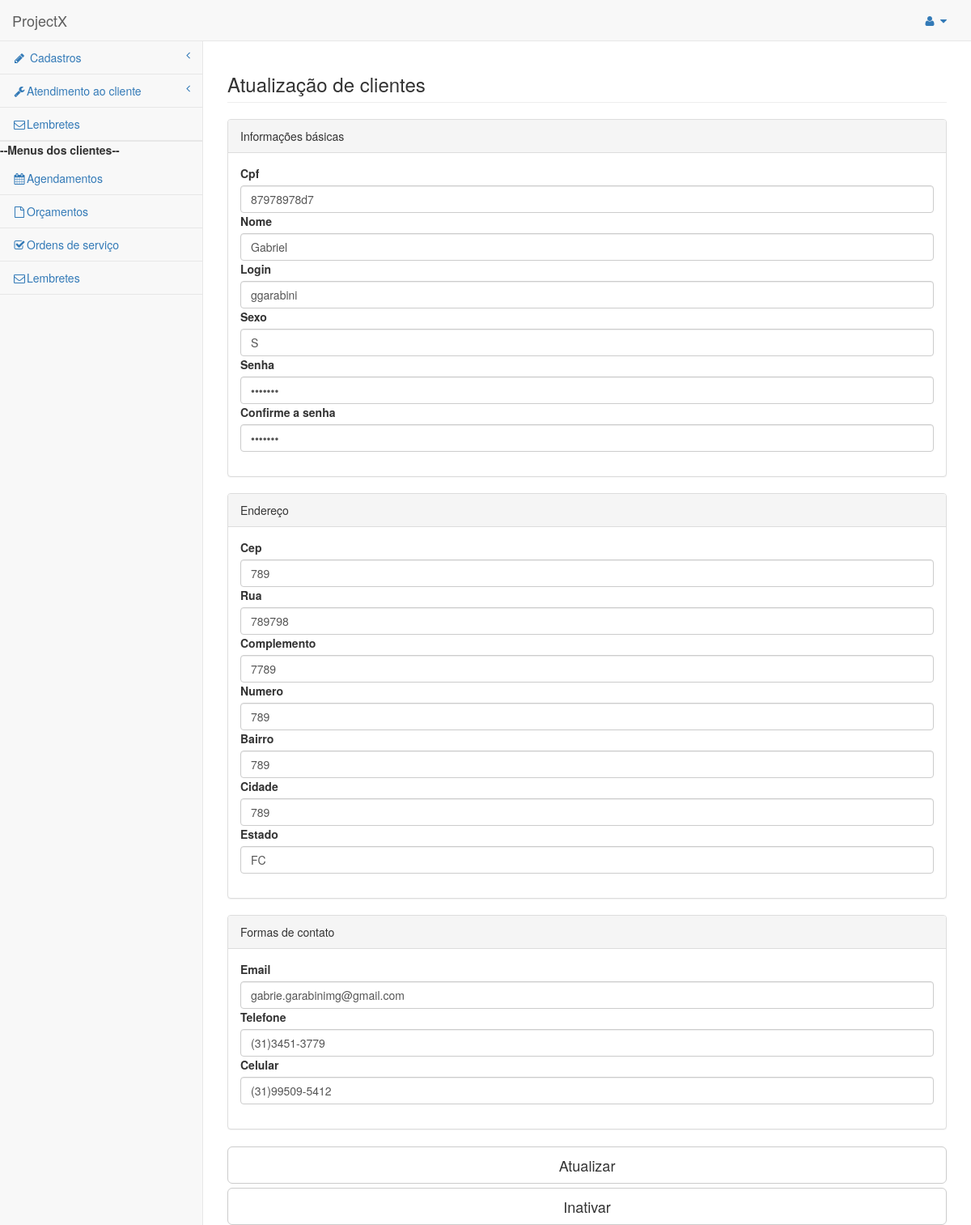
The page /pages/edit_clientes.php?id=11 on the database its author committed.
### tables this page shows
CREATE TABLE `clientes` (
  `id` int(10) UNSIGNED NOT NULL,
  `cpf` varchar(14) NOT NULL,
  `nome` varchar(120) NOT NULL,
  `login` varchar(30) NOT NULL,
  `senha` varchar(30) NOT NULL,
  `email` varchar(120) NOT NULL,
  `telefone` varchar(30) NOT NULL,
  `celular` varchar(30) NOT NULL,
  `cep` varchar(14) DEFAULT NULL,
  `endereco` varchar(60) DEFAULT NULL,
  `complemento` varchar(60) DEFAULT NULL,
  `numero` int(11) DEFAULT NULL,
  `bairro` varchar(60) DEFAULT NULL,
  `cidade` varchar(60) NOT NULL,
  `estado` char(2) NOT NULL,
  `sexo` char(1) NOT NULL,
  `status` char(1) NOT NULL DEFAULT 'A',
  `data_cadastro` datetime NOT NULL DEFAULT CURRENT_TIMESTAMP
);

### pages/edit_clientes.php (the view, shortened to what this page needs)
 <?php include 'navbar.php';
 include  "../processa/conecta.php";
 $id_cliente = $_GET['id'];
 $sql = $mysqli->prepare('select id,cpf,nome,login,senha,email,telefone,celular,cep,endereco,complemento,numero,bairro,cidade,estado,sexo,status from clientes where id=?');
$sql->bind_param('i',$id_cliente);
 $sql->execute();
 $sql->bind_result($id,$cpf,$nome,$login,$senha,$email,$telefone,$celular,$cep,$endereco,$complemento,$numero,$bairro,$cidade,$estado,$sexo,$status);
 ?>
 <div class="row">
 	<div class="col-lg-12">
 		<h3 class="page-header">Atualização de clientes</h3>
 	</div>
 </div>
 <div class="row">
<form id='cliente'>
 	<div class="col-lg-12">
 		<div class="panel panel-default">
 			<div class="panel-heading">
 				Informações básicas
 			</div>
 			<div class="panel-body">
 				<div class="row">
 					<div class="col-lg-12">
 						<div class="form-group">
 							<label>Cpf</label>
 							<input id="cpd" name="cpf" class="form-control" value=<?php echo "$cpf"?>>
 							<label>Nome</label>
 							<input id="nome" name="nome" class="form-control" value=<?php echo "$nome"?>>
 							<label>Login</label>
 							<input id="login" name="login" class="form-control" value=<?php echo "$login"?>>
 							  <label>Sexo</label>
                     		 <input id="sexo" name="sexo" class="form-control" value=<?php echo "$sexo"?>>
 							<label>Senha</label>
 							<input id="senha" name="senha" type='password' class="form-control" value=<?php echo "$senha"?>>
 							<label>Confirme a senha</label>
 							<input id="c_senha" name="c_senha" type='password' class="form-control" value=<?php echo "$senha"?>>
 						</div>
 					</div>
 				</div>
 			</div>
 		</div>
 	</div>
 	<div class="col-lg-12">
 		<div class="panel panel-default">
 			<div class="panel-heading">
 				Endereço
 			</div>
 			<div class="panel-body">
 				<div class="row">
 					<div class="col-lg-12">
 						<div class="form-group">
 							<label>Cep</label>
 							<input id="cep" name="cep" class="form-control" value=<?php echo "$cep"?>>
 							<label>Rua</label>
 							<input id="rua" name="rua" class="form-control" value=<?php echo "$endereco"?>>
 							<label>Complemento</label>
 							<input id="complemento" name="complemento" class="form-control" value=<?php echo "$complemento"?>>
 							<label>Numero</label>
 							<input id="numero" name="numero" class="form-control" value=<?php echo "$numero"?>>
 							<label>Bairro</label>
 							<input id="bairro" name="bairro" class="form-control" value=<?php echo "$bairro"?>>
 							<label>Cidade</label>
 							<input id="cidade" name="cidade" class="form-control" value=<?php echo "$cidade"?>>
 							<label>Estado</label>
 							<input id="estado" name="estado" class="form-control" value=<?php echo "$estado"?>>
 						</div>
 					</div>
 				</div>
 			</div>
 		</div>
 	</div>
 	<div class="col-lg-12">
 		<div class="panel panel-default">
 			<div class="panel-heading">
 				Formas de contato
 			</div>
 			<div class="panel-body">
 				<div class="row">
 					<div class="col-lg-12">
 						<div class="form-group">
 							<label>Email</label>
 							<input id="email" name="email" class="form-control" value=<?php echo "$email"?>>
 							<label>Telefone</label>
 							<input id="telefone" name="telefone" class="form-control" value=<?php echo "$telefone"?>>
 							<label>Celular</label>
 							<input id="celular" name="celular" class="form-control" value=<?php echo "$celular"?>>
 						</div>
 					</div>
 				</div>
 			</div>
 		</div>
    <div class='col-lg-12' id='resultado'></div>
 		<button id='submit_edit_cli' type="submit" class="btn btn-default btn-lg btn-block">Atualizar</button>
 		<?php
 			if($status == 'A'){
 			echo "<button  id='submit_inat_cli' type='submit' class='btn btn-default btn-lg btn-block'>Inativar</button>";}
 		 else{
echo "<button  id='submit_ativar_cli' type='submit' class='btn btn-default btn-lg btn-block'>Ativar</button>";
 		 };
 		 ?>
 	</div>
</form>
 </div>
</div>
</body>
</html>

### rows shown on the page
clientes: cpf "87978978d7", nome "Gabriel", login "ggarabini", sexo "S", cep "789", rua "789798", complemento "7789", numero "789", bairro "789", cidade "789", estado "FC", email "gabrie.garabinimg@gmail.com", telefone "(31)3451-3779", celular "(31)99509-5412"
